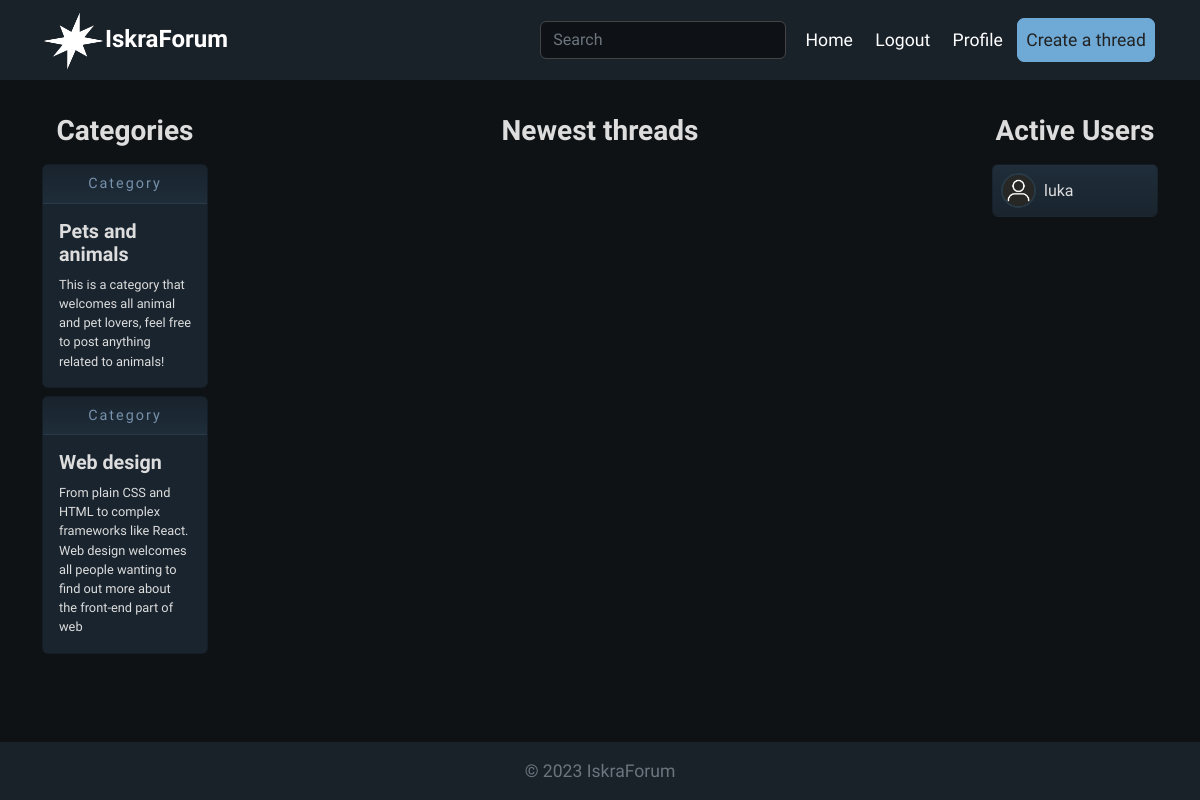
Before: /?q=Travel (signed in) with the older database file.
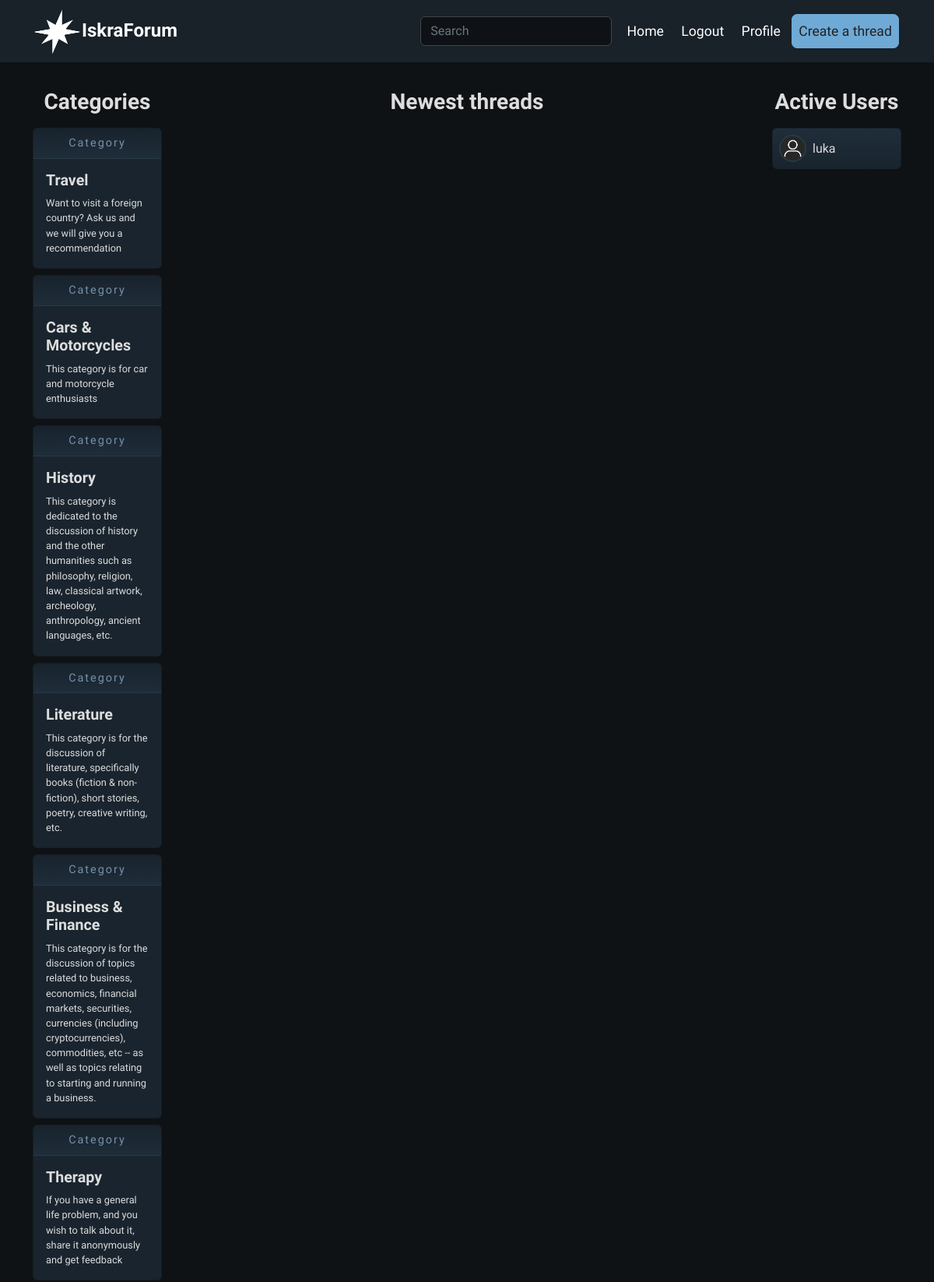
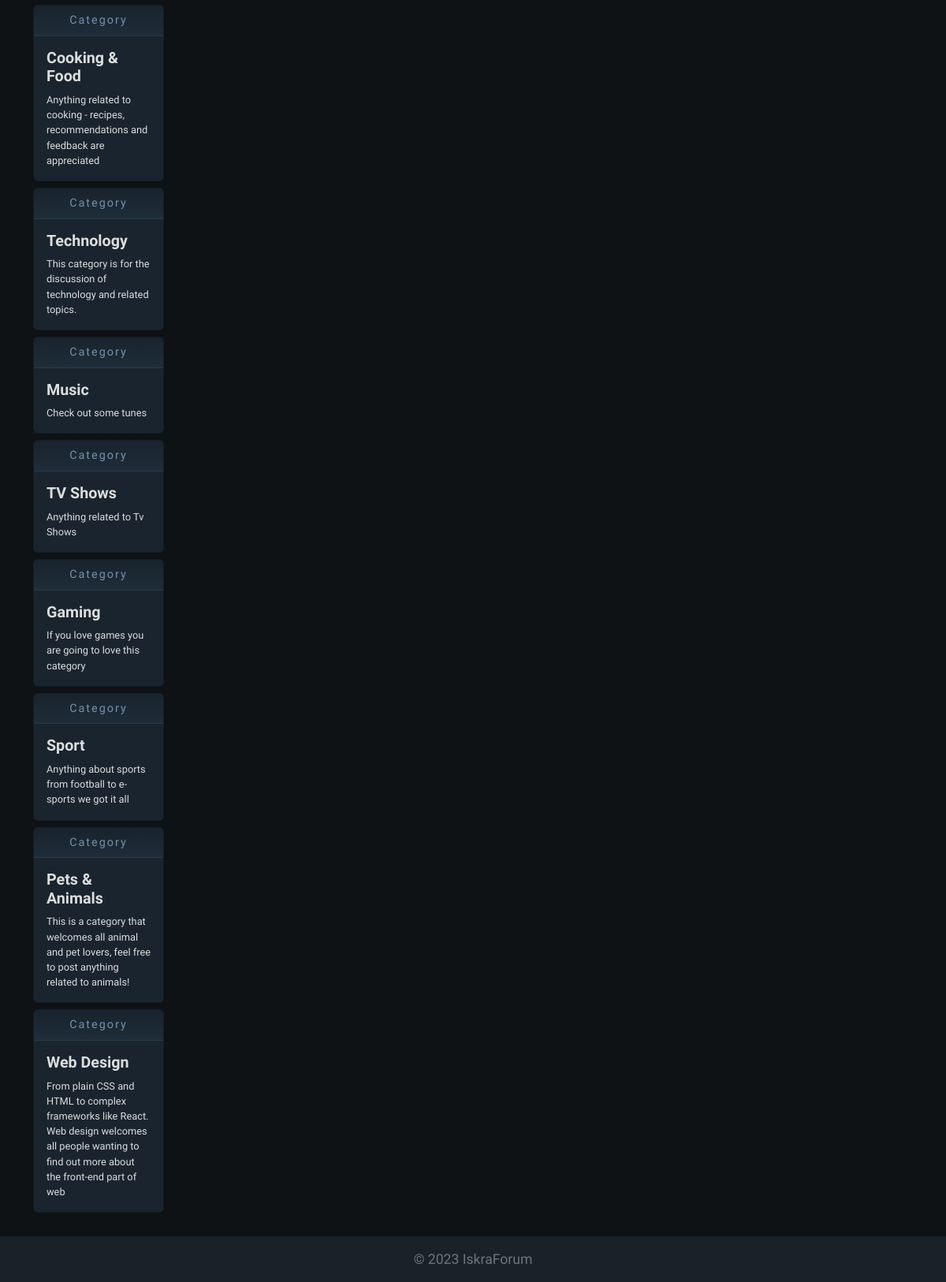
After: the same page with the newer database file (2 pictures, top to bottom).
### base/models.py (models this page shows, shortened)
class Category(models.Model):
    name = models.CharField(max_length=200, unique=True)
    description = models.TextField()
    created = models.DateTimeField(auto_now_add=True)

### base/views.py (the view)
# urls.py: path('', views.home, name='home'),
def home(request):
    q = request.GET.get('q') if request.GET.get('q') != None else ''
    threads = Thread.objects.filter(Q(category__name__icontains=q) | Q(title__icontains=q) |  Q(uploader__username__icontains=q))
    users = request.online_now
    categories = Category.objects.all()
    context = {
        'threads': threads,
        'users': users,
        'categories': categories,
    }
    return render(request, 'base/index.html', context)

### base/templates/base/index.html (shortened to what this page needs)
{% extends 'base/base.html' %}
{% load static %}
{% block content %}
    <div class="container container-home">
        <div class="row">
            <div class="col-lg-2">
                    <div class="container-fluid inner-container">
                        <div class="row">
                            <div class="col-md-12 title">
                                <h3 class="">Categories</h3>
                            </div>
                            <div class="col-md-12 comm-list">
                                {% for category in categories reversed %}
                                <a class="card mb-2" href="{% url 'home' %}?q={{category.name}}">
                                    <div class="card-header comm-header">Category</div>
                                    <div class="card-body">
                                      <h5 class="card-title comn-title">{{category.name}}</h5>
                                      <p class="card-text comm-desc">{{category.description}}</p>
                                    </div>
                                </a>
                                {% endfor %}
                            </div>
                        </div>
                    </div>
            </div>
            <div class="col-lg-8">
                 <div class="container-fluid inner-container">
                        <div class="row communities">
                            <div class="col-md-12 title">
                                <h3 class="">Newest threads</h3>
                            </div>
                        </div>
                    </div>
            </div>
            <div class="col-lg-2">
                <div class="container-fluid inner-container">
                    <div class="row communities">
                        <div class="col-md-12 title">
                            <h3 class="">Active Users</h3>
                        </div>
                            {% for user in users %}
                            <div class="col-md-12 user-list">
                                <a href="/user/{{user.username}}" class="card mb-2 user">
                                    <div class="card-body d-flex p-2 justify-content-start align-items-center">
                                        <img class="usr-avatar" src="{% static 'base/img/avatar.png' %}" alt="" width="35px" height="35px">
                                        <p class="username">{{ user.username }}</p>
                                    </div>
                                </a>
                            </div>
                            {% endfor %}
                    </div>
                </div>
            </div>
        </div>
    </div>
{% endblock content %}

### base/templates/base/base.html (shortened to what this page needs)
{% load static %}
<!DOCTYPE html>
<html lang="en">
<head>
    <link rel="stylesheet" href="{% static 'base/css/bootstrap.css' %}">
</head>
<body>
    <header>
    <nav class="navbar navbar-expand-md navbar-dark">
        <div class="container">
          <a class="navbar-brand" href="/"><img src="{% static 'base/img/iskra3.png' %}">IskraForum</a>
          <div class="collapse navbar-collapse" id="navbarNav">
            <ul class="navbar-nav ms-auto d-flex justify-content-between">
              <form class="d-flex justify-content-center align-items-center" role="search" method="GET" action="{% url 'home' %}">
                <input class="form-control me-2" type="search" placeholder="Search" name="q" aria-label="Search">
              </form>
              <li class="nav-item d-flex align-items-center">
                <a class="nav-link active" aria-current="page" href="/">Home</a>
              </li>
                {% if user.is_authenticated %}
                      <li class="nav-item d-flex align-items-center">
                        <a class="nav-link active" aria-current="page" href="{% url 'logout' %}">Logout</a>
                      </li>
                      <li class="nav-item d-flex align-items-center">
                        <a class="nav-link active" aria-current="page" href="{% url 'user_view' user %}">Profile</a>
                      </li>
                      <li class="nav-item d-flex align-items-center">
                        <a class="nav-link active btn btn-primary" aria-current="page" href="{% url 'create-thread' %}">Create a thread</a>
                      </li>
                {% endif %}
            </ul>
          </div>
        </div>
      </nav>
    </header>
    {% block content %}
    {% endblock content %}
    <div class="container-fluid">
        <footer class="footer d-flex flex-wrap justify-content-center align-items-center py-3">
          <div class="col-md-4 d-flex align-items-center justify-content-center">
            <span class="mb-3 mb-md-0 text-muted">© 2023 IskraForum</span>
          </div>
        </footer>
      </div>
</body>
</html>

Changed rows visible on the page:
added Category: name "Travel", description "Want to visit a foreign country? Ask us and we will give you a recommendation"
added Category: name "Cars & Motorcycles", description "This category is for car and motorcycle enthusiasts"
added Category: name "History", description "This category is dedicated to the discussion of history and the other humanities such as philosophy, religion, law, classical artwork, archeology, anthropology, ancient languages, etc."
added Category: name "Literature", description "This category is for the discussion of literature, specifically books (fiction & non-fiction), short stories, poetry, creative writing, etc."
added Category: name "Business & Finance", description "This category is for the discussion of topics related to business, economics, financial markets, securities, currencies (including cryptocurrencies), commodities, etc -- as well as topics relating to starting and running a business."
added Category: name "Therapy", description "If you have a general life problem, and you wish to talk about it, share it anonymously and get feedback"
added Category: name "Cooking & Food", description "Anything related to cooking - recipes, recommendations and feedback are appreciated"
added Category: name "Technology", description "This category is for the discussion of technology and related topics."
added Category: name "Music", description "Check out some tunes"
added Category: name "TV Shows", description "Anything related to Tv Shows"
added Category: name "Gaming", description "If you love games you are going to love this category"
added Category: name "Sport", description "Anything about sports from football to e-sports we got it all"
changed Category: name "Pets and animals" → "Pets & Animals"
changed Category: name "Web design" → "Web Design"
